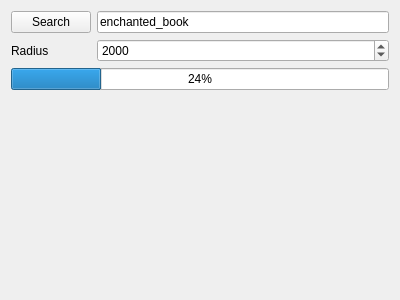
<?xml version="1.0" encoding="UTF-8"?>
<ui version="4.0">
 <class>SearchEntityWidget</class>
 <widget class="QWidget" name="SearchEntityWidget">
  <property name="geometry">
   <rect>
    <x>0</x>
    <y>0</y>
    <width>400</width>
    <height>300</height>
   </rect>
  </property>
  <property name="windowTitle">
   <string>Form</string>
  </property>
  <layout class="QVBoxLayout" name="verticalLayout">
   <item>
    <layout class="QFormLayout" name="formLayout">
     <item row="1" column="0">
      <widget class="QPushButton" name="pb_search">
       <property name="text">
        <string>Search</string>
       </property>
      </widget>
     </item>
     <item row="1" column="1">
      <widget class="QLineEdit" name="le_searchText">
       <property name="text">
        <string>enchanted_book</string>
       </property>
      </widget>
     </item>
     <item row="2" column="1">
      <widget class="QSpinBox" name="sb_radius">
       <property name="maximum">
        <number>999999999</number>
       </property>
       <property name="value">
        <number>2000</number>
       </property>
      </widget>
     </item>
     <item row="2" column="0">
      <widget class="QLabel" name="label">
       <property name="text">
        <string>Radius</string>
       </property>
      </widget>
     </item>
     <item row="3" column="0" colspan="2">
      <widget class="QProgressBar" name="progressBar">
       <property name="value">
        <number>24</number>
       </property>
      </widget>
     </item>
    </layout>
   </item>
   <item>
    <widget class="SearchResultWidget" name="resultList" native="true"/>
   </item>
  </layout>
 </widget>
 <customwidgets>
  <customwidget>
   <class>SearchResultWidget</class>
   <extends>QWidget</extends>
   <header>searchresultwidget.h</header>
   <container>1</container>
  </customwidget>
 </customwidgets>
 <resources/>
 <connections/>
</ui>
